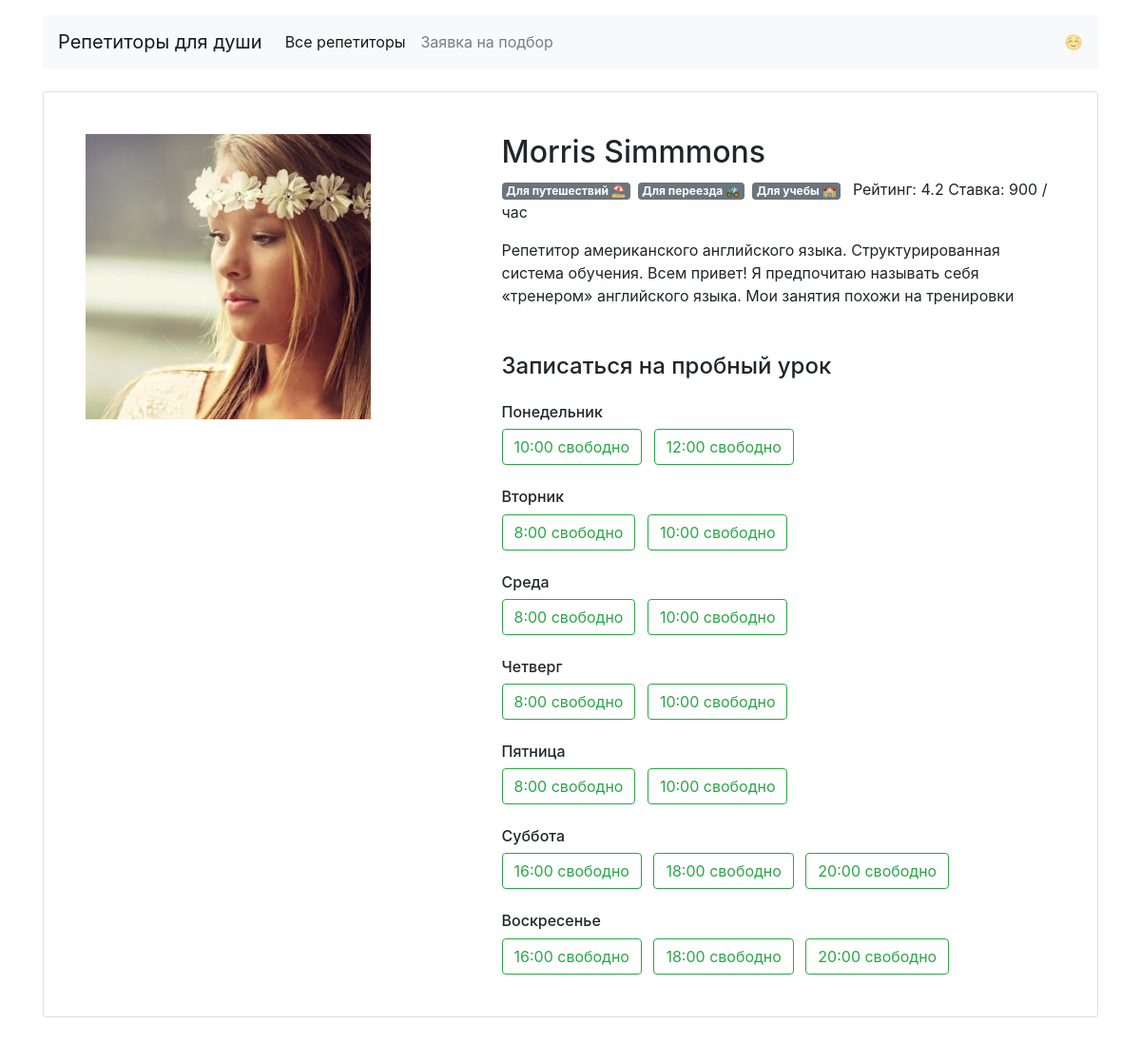
The app's page /profiles/1/ with its own data.
### app.py (models this page shows)
class Teacher(db.Model):
    __tablename__ = 'teachers'
    id = db.Column(db.Integer, primary_key=True)
    name = db.Column(db.String(20))
    picture = db.Column(db.String())
    about = db.Column(db.String())
    price = db.Column(db.Integer())
    rating = db.Column(db.Float())
    bookings = db.relationship("Booking", back_populates='teacher')
    free_times = db.relationship('FreeTimes', back_populates='teacher')
    goals = db.relationship('Goal', secondary=teachers_goals_association, back_populates='teachers')

class Goal(db.Model):
    __tablename__ = 'goals'
    id = db.Column(db.Integer, primary_key=True)
    rus = db.Column(db.String)
    short = db.Column(db.String)
    teachers = db.relationship('Teacher', secondary=teachers_goals_association, back_populates='goals')

class FreeTimes(db.Model):
    __tablename__ = 'free_times'
    id = db.Column(db.Integer, primary_key=True)
    time = db.Column(db.Time)
    weekday = db.Column(db.String)
    teacher = db.relationship("Teacher", back_populates='free_times')
    teacher_id = db.Column(db.Integer, db.ForeignKey('teachers.id'))

### app.py (the view)
@app.route('/profiles/<int:teacher_id>/')
def render_profiles(teacher_id):
    teacher = Teacher.query.filter(Teacher.id == teacher_id).first()
    week = data_provider.whole_week()
    return render_template('profile.html', teacher=teacher, goals=teacher.goals, week=week)

### data_provider.py (called while the page is built)
def whole_week():
    return {
        "mon": "Понедельник",
        "tue": "Вторник",
        "wed": "Среда",
        "thu": "Четверг",
        "fri": "Пятница",
        "sat": "Суббота",
        "sun": "Воскресенье"
    }

### templates/profile.html (shortened to what this page needs)
{% extends 'base.html' %}
{% block container %}
    <div class="card my-4 mx-auto">
        <div class="card-body m-2 m-md-4">
            <article class="row">
                <div class="col-5"><img src="{{ teacher.picture }}" class="img-fluid" alt=""></div>
                <div class="col-7">
                    <section class="teacher=info">
                        <h1 class="h2">{{ teacher.name }}</h1>
                        <p>{% for g in goals %}<span class="badge badge-secondary mr-2">{{ g.rus }} </span>{% endfor %}
                            Рейтинг: {{ teacher.rating }} Ставка: {{ teacher.price }} / час</p>
                        <p>{{ teacher.about }}</p>
                    </section>
                    <section class="available">
                        <h4 class="mb-4 mt-5">Записаться на пробный урок</h4>
                        {% for day_of_the_week_key,day_of_the_week_value in week.items() %}
                            <h6 class="mt-4">{{ day_of_the_week_value }}</h6>
                            {% set empty = True %}
                            {% for ft in (teacher.free_times|sort(attribute='time')) %}
                                {% if ft.weekday == day_of_the_week_key %}
                                    {% set time = ft.time %}
                                    {% set empty = False %}
                                    <a href="/booking/{{ teacher.id }}/{{ day_of_the_week_key }}/{{ time.hour }}/"
                                       class="btn btn-outline-success mr-2">{{ time.hour }}:00 свободно</a>
                                {% endif %}
                            {% endfor %}
                        {% endfor %}
                    </section>
                </div>
            </article>
        </div>
    </div>
{% endblock %}

### records on screen
Teacher: picture (picture), name "Morris Simmmons", rating "4.2", price "900", about "Репетитор американского английского языка. Структурированная система обучения. Всем привет! Я предпочитаю называть себя «тренером» английского языка. Мои занятия похожи на тренировки"
Goal: rus "Для путешествий ⛱"
Goal: rus "Для переезда 🚜"
Goal: rus "Для учебы 🏫"
FreeTimes: hour "10"
FreeTimes: hour "12"
FreeTimes: hour "8"
FreeTimes: hour "10"
FreeTimes: hour "8"
FreeTimes: hour "10"
FreeTimes: hour "8"
FreeTimes: hour "10"
FreeTimes: hour "8"
FreeTimes: hour "10"
FreeTimes: hour "16"
FreeTimes: hour "18"
FreeTimes: hour "20"
FreeTimes: hour "16"
FreeTimes: hour "18"
FreeTimes: hour "20"

### other values on screen
{{ day_of_the_week_value }} "Понедельник" "Вторник" "Среда" "Четверг" "Пятница" "Суббота" "Воскресенье"
